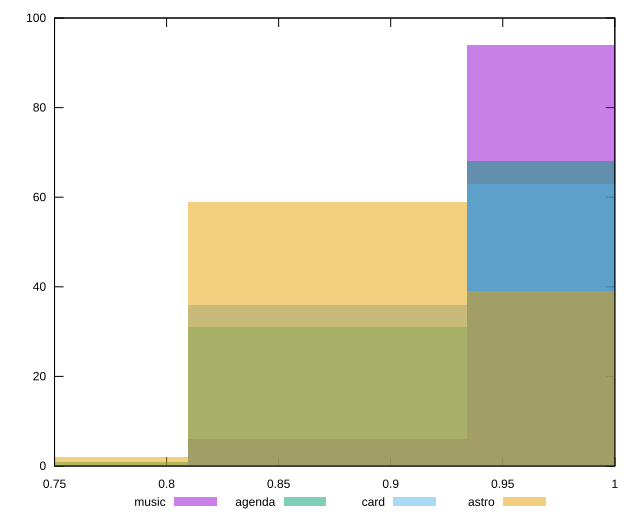

Here is the gnuplot script that generated this plot:
reset

$music <<EOF
0.9965449368123901 94
0.8719768197108413 6
EOF

$agenda <<EOF
0.9965449368123901 68
0.7474087026092926 1
0.8719768197108413 31
EOF

$card <<EOF
0.8719768197108413 36
0.9965449368123901 63
EOF

$astro <<EOF
0.7474087026092926 2
0.9965449368123901 39
0.8719768197108413 59
EOF

set key outside below
set boxwidth 0.12456811710154876
set xrange [0.75:1]
set yrange [0:100]
set trange [0:100]
set style fill transparent solid 0.5 noborder
set terminal svg size 640, 520 enhanced background rgb 'white'
set output "report/report_00029_2021-02-24T13-36-40.390Z/unminified-javascript/comparison/histogram/all_score.svg"

plot $music title "music" with boxes, \
     $agenda title "agenda" with boxes, \
     $card title "card" with boxes, \
     $astro title "astro" with boxes

reset
